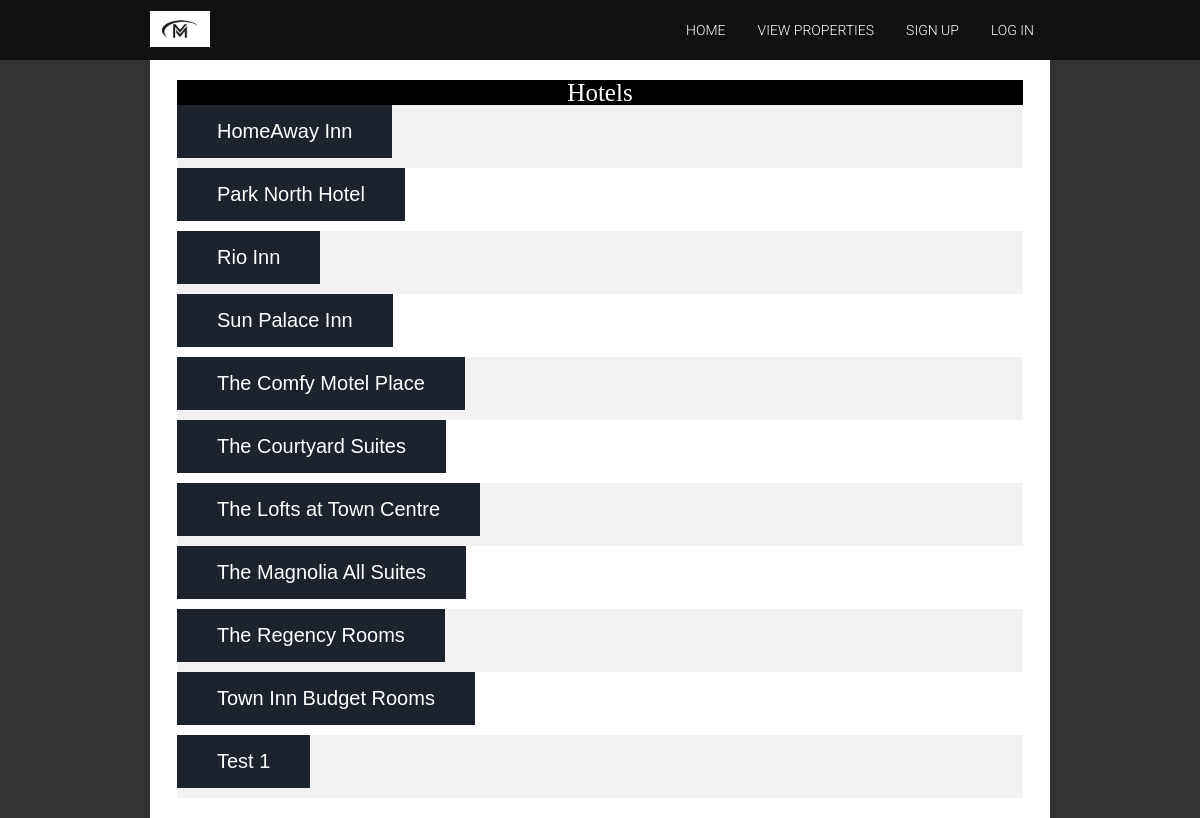
The app's page /modifyHotel.php with its own data.
### tables this page shows
CREATE TABLE `hotels` (
  `hotelId` int(100) NOT NULL,
  `hotelName` varchar(50) NOT NULL,
  `numRoomS` int(100) NOT NULL,
  `numRoomQ` int(100) DEFAULT NULL,
  `numRoomK` int(100) DEFAULT NULL,
  `standardPrice` float NOT NULL,
  `queenPrice` float DEFAULT NULL,
  `kingPrice` float DEFAULT NULL,
  `weekendDiff` float NOT NULL
);

### modifyHotel.php (the view, shortened to what this page needs)
<?php
  include_once 'includes/dbh.inc.php';
?>
<!DOCTYPE html>
<html lang="en" dir="ltr">
  <head>
    <link rel="stylesheet" href="css/reset.css">
    <link rel="stylesheet" href="css/style.css">
  </head>
  <body>
    <nav>
      <div class="wrapper">
        <a href="index.php"><img src="img/Miago Logo.jpg" width="1000px"alt="Miago logo"></a>
        <ul>
          <li><a href="index.php">Home</a></li>
          <li><a href="ViewProps.php">View Properties</a></li>
          <?php
            if (isset($_SESSION["useruid"]) && ($_SESSION["isAdmin"] == 0)) {
              echo "<li><a href='profile.php'>Profile Page</a></li>";
              echo "<li><a href='reserveProp.php'>Make a Reservation</a></li>";
              echo "<li><a href='logout.php'>Logout</a></li>";
            }
            else if(isset($_SESSION["useruid"]) && ($_SESSION["isAdmin"] == 1))
            {
              echo "<li><a href='adminProfile.php'>Admin Page</a></li>";
              echo "<li><a href='logout.php'>Logout</a></li>";
            }
            else {
              echo "<li><a href='userSignUp.php'>Sign up</a></li>";
              echo "<li><a href='userLogin.php'>Log in</a></li>";
            }
          ?>
        </ul>
      </div>
    </nav>
<div class="wrapper">
  <section class="signup-form">
    <table>
    <tr>
      <th>Hotels</th>
    </tr>
        <?php
          $sql = "SELECT * FROM hotels";
          $result = $conn->query($sql);
          $submit = "submit";
          $buttonType = "button";
          $prop = "modProp.php";
          $post = "post";
          if($result-> num_rows > 0)
          {
            while($row = $result-> fetch_assoc())
            {
              echo "<form action=". $prop . " method=". $post . ">";
              echo "<tr><td><button type=" . $submit . " name=" . $row["hotelId"] . " class=" . $buttonType . ">" . $row["hotelName"] . "</button></td></tr>";
              echo "</form>";
            }
          }
          else
          {
            echo "0 results";
          }
        ?>
  </table>
</section>
<?php
  include_once 'footer.php';
?>

### css/style.css (style rules this page uses)
body { background-color: #333333; }
.wrapper { width: 900px; margin: 0 auto; }
table { border-collapse: collapse; width: 100%; color: black; font-size: 25px; text-align: center; }
th { background-color: black; color: white; }
tr:nth-child(even) { background-color: #f2f2f2 }
nav { width: 100%; height: 60px; background-color: #111111; }
nav .wrapper { height: 100%; display: flex; justify-content: space-between; align-items: center; }
nav img { width: 60px; }
nav ul li { list-style: none; float: left; }
nav ul li a { font-family: 'Roboto', sans-serif; font-weight: 300; font-size: 14px; color: #ffffff; text-decoration: none; padding: 0 16px; text-transform: uppercase; }
section { background-color: #fff; width: 94%; padding: 20px 3%; width: auto; height: auto; }
.signup-form form { width: 25%; text-align: center; }
.button { background-color: #1c232c; border: none; margin-bottom: 10px; justify-content: normal; color: white; padding: 15px 40px; text-decoration: none; display: flex; font-size: 20px; }

### records on screen
hotels: hotelName "HomeAway Inn"
hotels: hotelName "Park North Hotel"
hotels: hotelName "Rio Inn"
hotels: hotelName "Sun Palace Inn"
hotels: hotelName "The Comfy Motel Place"
hotels: hotelName "The Courtyard Suites"
hotels: hotelName "The Lofts at Town Centre"
hotels: hotelName "The Magnolia All Suites"
hotels: hotelName "The Regency Rooms"
hotels: hotelName "Town Inn Budget Rooms"
hotels: hotelName "Test 1"
